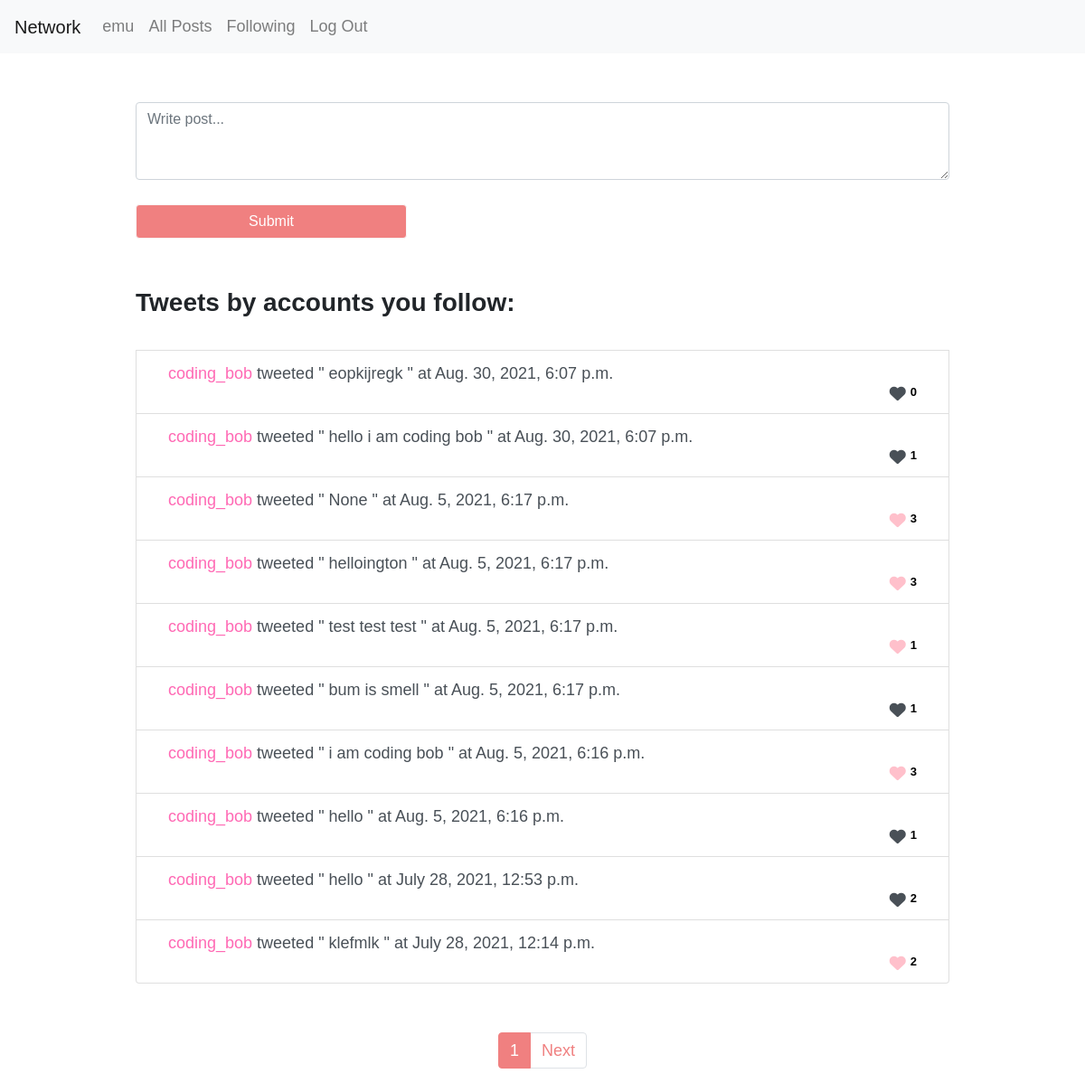
The app's page /following/?page=1 (signed in) with its own data.
### network/models.py (models this page shows, shortened)
class User(AbstractUser):
    pass

class Post(models.Model):
    user = models.ForeignKey(User, on_delete=models.CASCADE, default=0)
    user_name = models.CharField(max_length=25, default="string", null=True, blank=True)
    post = models.CharField(max_length=1440, default='', null=True, blank=True)
    time_added = models.DateTimeField(max_length=64, default=datetime.now(timezone.utc))
    likes = models.IntegerField(default="0")

### network/views.py (the view)
# urls.py: path("following/", views.load_following, name="following"),
def load_following(request):
    flow = Follow.objects.filter(follower=request.user.id)
    following = flow.values_list('followee')
    following_list = []
    for i in following:
        fols = Post.objects.filter(user=i[0]).order_by('-time_added')
        followings = fols.values_list('id', 'user', 'user_name', 'post', 'time_added', 'likes')
        following_list.append(followings)
    new_list = []
    for sublist in following_list:
        for item in sublist:
            new_list.append(item)
    smem = Like.objects.filter(liker=request.user.id)
    smeg = smem.values_list('post')
    liked_posts = []
    for i in smeg:
        liked_posts.append(i[0])
    hello = new_list
    paginator = Paginator(hello, 10)
    page_number = request.GET.get('page', 2)
    page_obj = paginator.get_page(page_number)
    print(page_obj, ": page obj")
    return render(request, "network/following.html", {
        "page_obj": page_obj,
        "hello": hello,
        "following_list": following_list,
        "following": following,
        "liked_posts": liked_posts
    })

### network/templates/network/following.html (shortened to what this page needs)
{% extends "network/layout.html" %}
{% block body %}
{% if user.is_authenticated %}
<div style="padding-left: 150px; padding-right: 150px;">
   <br><br>
    <form method="POST" action="{% url 'submit' %}">
        <textarea class="form-control" rows="3" name="submitto" placeholder="Write post..." required></textarea><br>
        <button class="btn btn-light" type="submit">Submit</button></form>
        {% endif %}<br><br>
        <h3><b>Tweets by accounts you follow:</h3></b><br>
        {% if not following %}
        You don't follow anyone yet!
        {% else %}
        {% for i in page_obj %}
        <li class="list-group-item list-group-item-action"> <div class="container">
        <div id="divvo_{{ i.0 }}"><div class="tweeto_{{ i.0 }}"> <a href="{% url 'load_profile' i.1 %}"> {{ i.2 }} </a>tweeted " {{ i.3 }} " at {{ i.4 }} </div> </div>
        {% if user.is_authenticated and i.0 not in liked_posts %}
        <i class="fas fa-heart" id="authenticatedheart{{i.0}}"><div class="likes" id="likes{{i.0}}">   {{i.5}}</div> </i>
        {% elif i.0 in liked_posts %}
        <i class="fas fa-heart" id="authenticatedheart{{i.0}}" style="color:pink;"><div class="likes" id="likes{{i.0}}">   {{i.5}}</div> </i>
        {% else %}
        <i class="fas fa-heart" id="unauthenticatheart{{i.0}}"><div class="likes" id="likes{{i.0}}">   {{i.5}}</div> </i>
        {% endif %}
        {% endfor %}
        </li></div><br><br>
        {% endif %}
        {% endblock %}

### network/templates/network/layout.html (shortened to what this page needs)
{% load static %}
<!DOCTYPE html>
<html lang="en">
    <head>
        <link rel="stylesheet" href="https://stackpath.bootstrapcdn.com/bootstrap/4.4.1/css/bootstrap.min.css">
        <link href="{% static 'network/styles.css' %}" rel="stylesheet">
    </head>
    <body>
        <nav class="navbar navbar-expand-lg navbar-light bg-light">
            <a class="navbar-brand" href="#">Network</a>
            <div>
              <ul class="navbar-nav mr-auto">
                {% if user.is_authenticated %}
                    <li class="nav-item">
                        <a class="nav-link" href="{% url 'load_profile' user.id %}"><strong>{{ user.username }}</strong></a>
                    </li>
                {% endif %}
                <li class="nav-item">
                  <a class="nav-link" href="{% url 'index' %}">All Posts</a>
                </li>
                {% if user.is_authenticated %}
                    <li class="nav-item">
                        <a class="nav-link" href="{% url 'following' %}">Following</a>
                    </li>
                    <li class="nav-item">
                        <a class="nav-link" href="{% url 'logout' %}">Log Out</a>
                    </li>
                {% endif %}
              </ul>
            </div>
          </nav>
        <div class="body">
            {% block body %}
            {% endblock %}
           <div>
                <ul class="pagination justify-content-center">
                  {% if page_obj.paginator.num_pages > 1 %}
                  {% for n in page_obj.paginator.page_range %}
                  {% if page_obj.number == n %}
                  <li class="page-item active">
                      <a class="page-link" href="?page={{ n }}">{{ n }}</a>
                  </li>
                  {% endif %}
                  {% endfor %}
                  {% endif %}
                  {% if page_obj.has_next %}
                  <li class="page-item">
                      <a class="page-link" href="?page={{ page_obj.next_page_number }}">
                          Next
                      </a>
                  </li>
                  {% endif %}
              </ul>
            </div>
        </div>
    </body>
</html>

### network/static/network/styles.css (style rules this page uses)
body { font-family: Arial, Helvetica, sans-serif; font-size: large; font-weight: 100 }
.list-group-item { display: flex; flex-direction: row; justify-content: space-between; }
.likes { font-family: Arial, Helvetica, sans-serif; color: black; float:right; font-size: small; text-align: right; margin-left: 5px; }
.fa-heart { float: right; text-align: right; }
.container { position: relative; }
.btn-light { background: lightcoral; width: 300px; color: white; }
a { color: hotpink; cursor: pointer; cursor: hand; }
.pagination > li > a { background-color: white; color: lightcoral; }
.pagination > .active > a { color: white; background-color: lightcoral !Important; border: solid 1px lightcoral !Important; }

### records on screen
User: username "emu"
Post: user_name "coding_bob", post "eopkijregk", time_added "Aug. 30, 2021, 6:07 p.m.", likes "0"
Post: user_name "coding_bob", post "hello i am coding bob", time_added "Aug. 30, 2021, 6:07 p.m.", likes "1"
Post: user_name "coding_bob", i "None", time_added "Aug. 5, 2021, 6:17 p.m.", likes "3"
Post: user_name "coding_bob", post "helloington", time_added "Aug. 5, 2021, 6:17 p.m.", likes "3"
Post: user_name "coding_bob", post "test test test", time_added "Aug. 5, 2021, 6:17 p.m.", likes "1"
Post: user_name "coding_bob", post "bum is smell", time_added "Aug. 5, 2021, 6:17 p.m.", likes "1"
Post: user_name "coding_bob", post "i am coding bob", time_added "Aug. 5, 2021, 6:16 p.m.", likes "3"
Post: user_name "coding_bob", post "hello", time_added "Aug. 5, 2021, 6:16 p.m.", likes "1"
Post: user_name "coding_bob", post "hello", time_added "July 28, 2021, 12:53 p.m.", likes "2"
Post: user_name "coding_bob", post "klefmlk", time_added "July 28, 2021, 12:14 p.m.", likes "2"

### other values on screen
{{ n }} "1"
